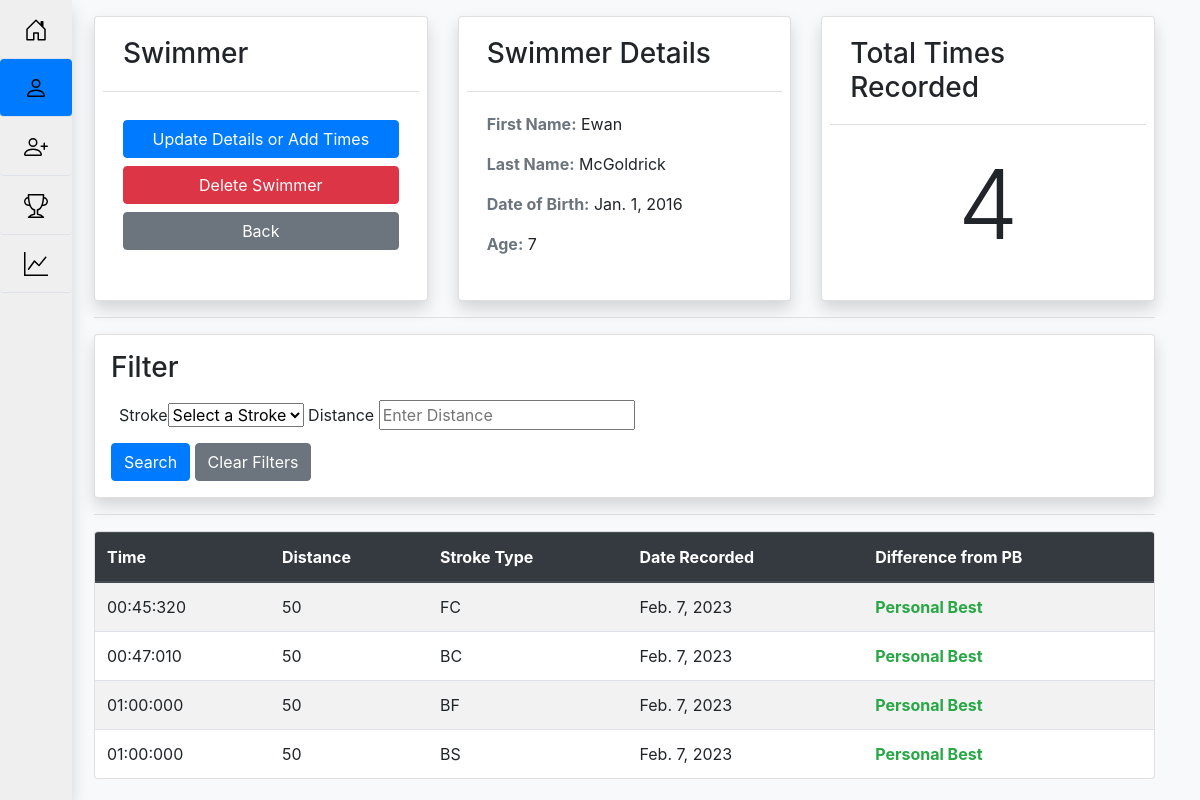
Screenshot of /swimmer/detail/141/ with the database file from the repository.
### home/models.py (models this page shows, shortened)
class Swimmer(models.Model):
    first_name = models.CharField('First Name',max_length=50)
    last_name = models.CharField('Last Name',max_length=50)
    dob = models.DateField("Date Of Birth", default = datetime.date(2010,1,1))
    @property
    def get_age(self):
        today = date.today()
        age = today.year - self.dob.year
        return age

class SwimmingInfo(models.Model):
    FRONTCRAWL = 'FC'
    BACKCRAWL = 'BC'
    BUTTERFLY = 'BF'
    BREASTSTROKE = 'BS'
    MEDLEY = 'IM'
    strokeTypes = [
    (FRONTCRAWL,'Front Crawl'),
    (BACKCRAWL,'Back Crawl'),
    (BUTTERFLY,'Butterfly'),
    (BREASTSTROKE,'Breaststroke'),
    (MEDLEY, 'Medley')
    ]
    distance = models.PositiveIntegerField(_('Distance'),null = False, default=50)
    strokeType = models.CharField(_('Stroke Type'),max_length=20, choices=strokeTypes, default=FRONTCRAWL)
    class Meta:
        abstract = True

class SwimTime(SwimmingInfo):
    swimmer =models.ForeignKey(Swimmer, on_delete=models.CASCADE)
    time = models.DurationField(_('Time'), default= timedelta(minutes=1, seconds=1, milliseconds=10))
    date = models.DateField(_('Date Recorded'),default = timezone.now)
    def get_time(self):
        return format_time(self.time)
    def find_difference(self):
        personal_best = PersonalBest.objects.get(
                swimmer= self.swimmer,
                swim_time__strokeType= self.strokeType,
                swim_time__distance= self.distance
            )
        pbTime = personal_best.swim_time.time
        if pbTime == self.time :
            return False
        else:
            difference = self.time - pbTime
            return format_time(difference)

### home/views.py (the view)
# urls.py: path('swimmer/detail/<int:pk>/',views.SwimmerDetailView.as_view(), name = 'detail'),
class SwimmerDetailView(generic.DetailView):
    model = Swimmer
    def get_context_data(self, **kwargs):
        context= super().get_context_data(**kwargs)
        context['swimTimes']=self.get_child_objects()
        return context
    def get_child_objects(self):
        swimmer_object = self.get_object()
        times_objects = swimmer_object.swimtime_set.all()
        if self.request.method == 'GET':
            strokeType = self.request.GET.get("strokeType")
            distance = self.request.GET.get("distance")
            if not strokeType and not distance:
                strokeType=""
                distance=""
            times_objects = times_objects.filter(
            Q(strokeType__icontains=strokeType)&Q(distance__icontains=distance))
        return times_objects

### home/models.py (called while the page is built)
def format_time(time):
        secs , microseconds = time.seconds, time.microseconds
        mins = secs//60
        secs = secs-(mins*60)
        millisecs  = microseconds/1000
        return "{:02}:{:02}:{:03}".format(int(mins),int(secs),int(millisecs))

### home/templates/home/swimmer_detail.html (shortened to what this page needs)
{% extends "home/master.html" %}
{% load static %}
{% block nav_item_swimmer_list %}active{% endblock nav_item_swimmer_list %}
{% block main %}
<div class="container main">
    <div class="card-deck">
        <div class="card shadow p-2">
            <div class="card-header bg-white">
                <h3>Swimmer</h3>
            </div>
            <div class="card-body">
                <a class="btn btn-primary mt-2 w-100" href="{% url 'home:update' swimmer.id %}">Update Details or Add
                    Times</a>
                    <button type="button" class="btn btn-danger mt-2 w-100" data-toggle="modal"
                    data-target="#deleteModal{{swimmer.pk}}">
                    Delete Swimmer
                </button>
                <a class="btn-secondary btn mt-2 w-100" href="{%url 'home:swimmers' %}">Back</a>
            </div>
        </div>
        <div class="card shadow p-2">
            <div class="card-header bg-white">
                <h3>Swimmer Details</h3>
            </div>
            <div class="card-body">
                <p><b class="text-secondary">First Name:</b> {{ swimmer.first_name }}</p>
                <p><b class="text-secondary">Last Name:</b> {{ swimmer.last_name }}</p>
                <p><b class="text-secondary">Date of Birth:</b> {{ swimmer.dob }}</p>
                <p><b class="text-secondary">Age:</b> {{swimmer.get_age}}</p>
            </div>
        </div>
        <div class="card shadow p-2 ">
            <div class="card-header bg-white">
                <h3>Total Times Recorded</h3>
            </div>
            <div class="card-body align-items-center d-flex justify-content-center">
                <h1 class="display-1">{{swimmer.swimtime_set.count}}</h1>
            </div>
        </div>
    </div>
    <hr>
    <div class="card shadow p-3">
        <h3>Filter</h3>
        <form action="{% url 'home:detail' swimmer.id %}" method="get">
            <div class="p-2">
                <label for="strokeType">Stroke </label><select id="strokeType" name="strokeType">
                    <option value="">Select a Stroke</option>
                </select>
                <label for="distance">Distance </label>
                <input name="distance" type="number" placeholder="Enter Distance">
            </div>
            <button type="submit" class="btn-primary btn">Search</button>
            <a class="btn-secondary btn" href="{%url 'home:detail' swimmer.id%}">Clear Filters</a>
        </form>
    </div>
    <hr>
    <div class="card table-responsive">
        {%if swimTimes.count > 0%}
        <table class="table card-body table-striped mb-0">
            <thead class="thead-dark">
                <tr>
                    <th class="sortable">Time</th>
                    <th>Distance</th>
                    <th>Stroke Type</th>
                    <th>Date Recorded</th>
                    <th>Difference from PB</th>
                </tr>
            </thead>
            <tbody>
                {% for t in swimTimes %}
                <tr>
                    <td>{{t.get_time}}</td>
                    <td>{{t.distance}}</td>
                    <td>{{t.strokeType}}</td>
                    <td>{{t.date}}</td>
                    <td>
                        {%if t.find_difference%}
                            <span class="text-danger">+{{t.find_difference}}</span>
                        {%else%}
                            <b class="text-success">Personal Best</b>
                        {%endif%}
                    </td>
                </tr>
                {%endfor%}
            </tbody>
        </table>
        {%else%}
        <p class="p-3 text-center">Sorry, there are no swim times matching the filters you entered.
            <br>Please try again with different filters.</p>
        {%endif%}
    </div>
</div>
{% endblock main %}

### home/templates/home/master.html (shortened to what this page needs)
{% load static %}
<!DOCTYPE html>
<html lang="en">
<head>
  <link rel="stylesheet" href="https://cdn.jsdelivr.net/npm/bootstrap@4.5.3/dist/css/bootstrap.min.css"
>
  <link rel="stylesheet" href="{%static 'home/css/style.css'%}?{% now 'U' %}">
</head>
<body class="bg-light">
  <div class="d-flex flex-column shadow sidebar " id="sidebar" aria-expanded="false" data-toggle="collapse">
    <ul class="nav nav-pills nav-flush flex-column mb-auto text-center">
      <li class="nav-item">
        <a class="nav-link py-3 border-bottom {% block nav_item_home %}{% endblock nav_item_home %}"
          href="{% url 'home:index' %}">
          <img src="{% static 'home/svg/house-door.svg'%}" width="24" height="24">
        </a>
      </li>
      <li class="nav-item">
        <a href="{% url 'home:swimmers' %}"
          class="nav-link  py-3 border-bottom {% block nav_item_swimmer_list %}{% endblock nav_item_swimmer_list %}">
          <img src="{% static 'home/svg/person.svg'%}" width="24" height="24">
        </a>
      </li>
      <li class="nav-item">
        <a href="{% url 'home:add swimmer' %}"
          class="nav-link  py-3 border-bottom {% block nav_item_add_swimmer %}{% endblock nav_item_add_swimmer %}">
          <img src="{% static 'home/svg/person-plus.svg'%}" width="24" height="24">
        </a>
      </li>
      <li class="nav-item">
        <a href="{% url 'home:comp_menu' %}" class="nav-link  py-3 border-bottom {% block nav_item_comp %}{% endblock nav_item_comp %}">
          <img src="{% static 'home/svg/trophy.svg'%}" width="24" height="24">
        </a>
      </li>
      <li class="nav-item">
        <a href="#" class="nav-link  py-3 border-bottom {% block nav_item_stats %}{% endblock nav_item_stats %}">
          <img src="{% static 'home/svg/graph-up.svg'%}" width="24" height="24">
        </a>
      </li>
    </ul>
  </div>
  {%block main%}
  {%endblock%}
</body>
</html>

### home/static/home/css/style.css (style rules this page uses)
.main { padding-left: 4rem; padding-top: 1rem; }
.sidebar { width: 4.5rem; position: fixed; height: 100%; background-color: rgb(239, 239, 240); z-index: 99; }

### home/templates/home/master.html (style rules this page uses)
@media (min-width:769px) { .main { padding-left: 4rem !important; } }

### rows the page displays
Swimmer: first_name "Ewan", last_name "McGoldrick", dob "Jan. 1, 2016", get_age "7", swimtime_set.count "4"
SwimTime: get_time "00:45:320", distance "50", strokeType "FC", date "Feb. 7, 2023", shows "Personal Best"
SwimTime: get_time "00:47:010", distance "50", strokeType "BC", date "Feb. 7, 2023", shows "Personal Best"
SwimTime: get_time "01:00:000", distance "50", strokeType "BF", date "Feb. 7, 2023", shows "Personal Best"
SwimTime: get_time "01:00:000", distance "50", strokeType "BS", date "Feb. 7, 2023", shows "Personal Best"
